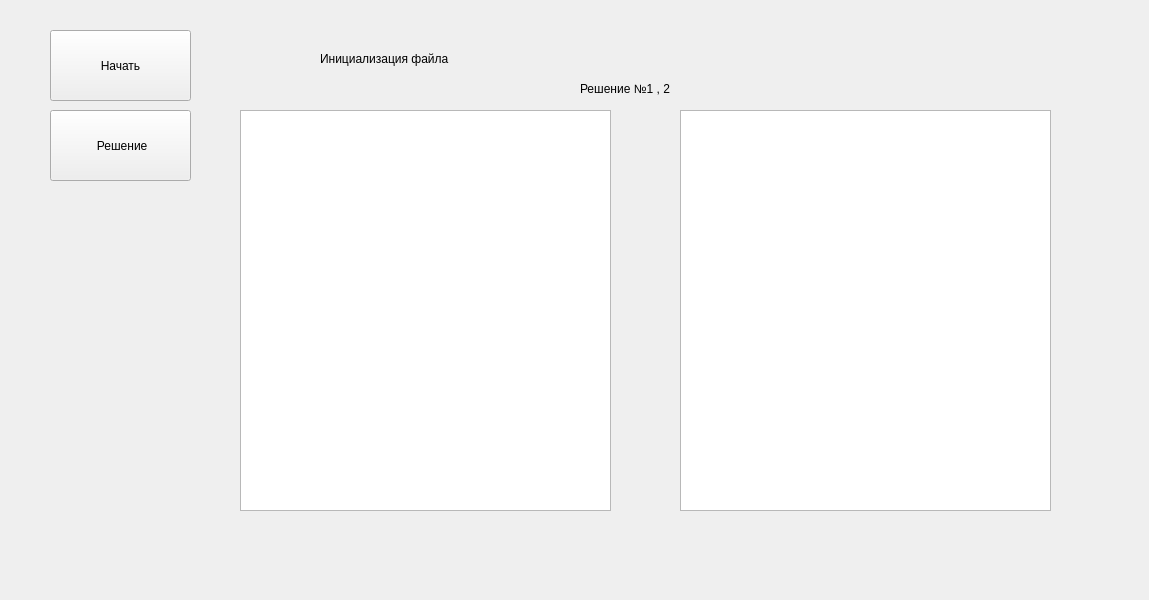
<?xml version="1.0" encoding="UTF-8"?>
<ui version="4.0">
 <class>MainWindow</class>
 <widget class="QMainWindow" name="MainWindow">
  <property name="geometry">
   <rect>
    <x>0</x>
    <y>0</y>
    <width>1149</width>
    <height>600</height>
   </rect>
  </property>
  <property name="windowTitle">
   <string>MainWindow</string>
  </property>
  <widget class="QWidget" name="centralwidget">
   <widget class="QLabel" name="label">
    <property name="geometry">
     <rect>
      <x>320</x>
      <y>50</y>
      <width>171</width>
      <height>18</height>
     </rect>
    </property>
    <property name="text">
     <string>Инициализация файла</string>
    </property>
   </widget>
   <widget class="QPushButton" name="pushButton">
    <property name="geometry">
     <rect>
      <x>50</x>
      <y>30</y>
      <width>141</width>
      <height>71</height>
     </rect>
    </property>
    <property name="text">
     <string>Начать</string>
    </property>
   </widget>
   <widget class="QPushButton" name="pushButton_2">
    <property name="geometry">
     <rect>
      <x>50</x>
      <y>110</y>
      <width>141</width>
      <height>71</height>
     </rect>
    </property>
    <property name="text">
     <string> Решение</string>
    </property>
   </widget>
   <widget class="QLabel" name="label_2">
    <property name="geometry">
     <rect>
      <x>580</x>
      <y>80</y>
      <width>121</width>
      <height>18</height>
     </rect>
    </property>
    <property name="text">
     <string>Решение №1 , 2</string>
    </property>
   </widget>
   <widget class="QTableWidget" name="tableWidget">
    <property name="geometry">
     <rect>
      <x>240</x>
      <y>110</y>
      <width>371</width>
      <height>401</height>
     </rect>
    </property>
   </widget>
   <widget class="QTableWidget" name="tableWidget_2">
    <property name="geometry">
     <rect>
      <x>680</x>
      <y>110</y>
      <width>371</width>
      <height>401</height>
     </rect>
    </property>
   </widget>
  </widget>
  <widget class="QMenuBar" name="menubar">
   <property name="geometry">
    <rect>
     <x>0</x>
     <y>0</y>
     <width>1149</width>
     <height>23</height>
    </rect>
   </property>
  </widget>
 </widget>
 <resources/>
 <connections/>
</ui>
